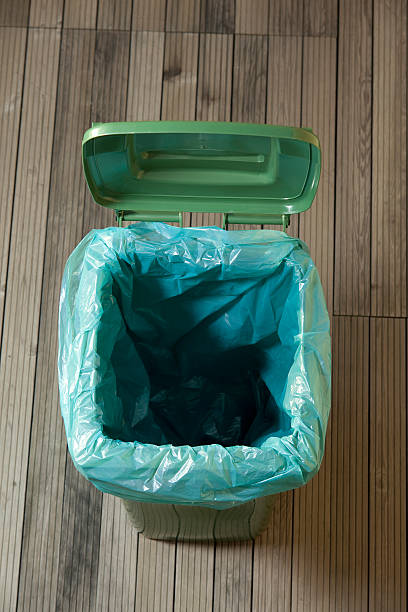
#> input picture download.png, 408 x 612 px
$ python -i testaws.py   (imports and definitions only)
#> lines starting #> are read from the running program, lines starting #| are printed output that depends on the picture; after the words box and inside, x2 and y2 are one past the last pixel; in counts of white or black regions, pixels touching at a corner belong together
#> further down, picture is the input picture: shape (612, 408, 3); mean B, G, R 93.1, 107.3, 92.9
import cv2
import numpy as np
import os
import boto3
import time
from datetime import datetime

# Set AWS credentials via environment variables
os.environ['AWS_ACCESS_KEY_ID'] = 'AKIA57VDL5JMW75OVYA6'
os.environ['AWS_SECRET_ACCESS_KEY'] = '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'

# [1 line that did not run here, left out]
bucket_name = 'thrash-bin'

def detect_trash(frame):
    hsv = cv2.cvtColor(frame, cv2.COLOR_BGR2HSV)
#> hsv: shape (612, 408, 3); mean H, S, V 43.1, 109.9, 116.4

    # Define color ranges
    lower_green = np.array([40, 50, 50])
    upper_green = np.array([80, 255, 255])

    lower_blue = np.array([210, 100, 100])
    upper_blue = np.array([240, 255, 255])

    mask_green_bin = cv2.inRange(hsv, lower_green, upper_green)
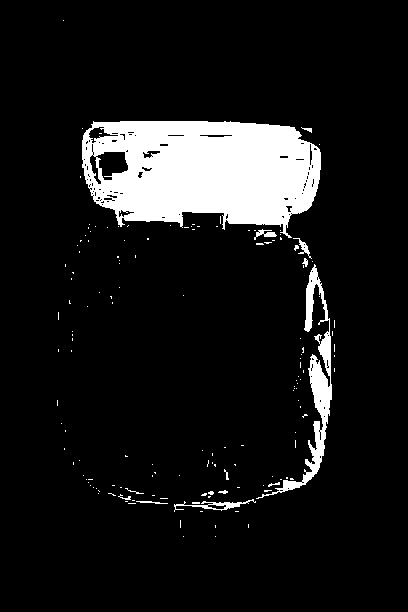
#> mask_green_bin: shape (612, 408); 9.8% white; 150 white regions (137 under 20 px), largest, box (x1, y1, x2, y2) and area: (82, 121, 321, 238) 20396, (256, 264, 332, 499) 2772, (174, 499, 256, 512) 287
    mask_blue_bin = cv2.inRange(hsv, lower_blue, upper_blue)
#> mask_blue_bin: shape (612, 408); every value is 0

    mask_bin = cv2.bitwise_or(mask_green_bin, mask_blue_bin)

    kernel = np.ones((5, 5), np.uint8)
    mask_bin = cv2.erode(mask_bin, kernel, iterations=1)
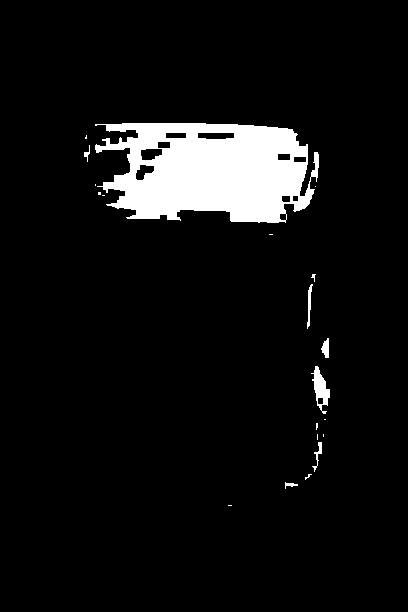
#> mask_bin: shape (612, 408); 6.8% white; 20 white regions (13 under 20 px), largest, box (x1, y1, x2, y2) and area: (95, 123, 319, 223) 16179, (311, 366, 330, 414) 415, (307, 284, 313, 329) 118
    mask_bin = cv2.dilate(mask_bin, kernel, iterations=1)
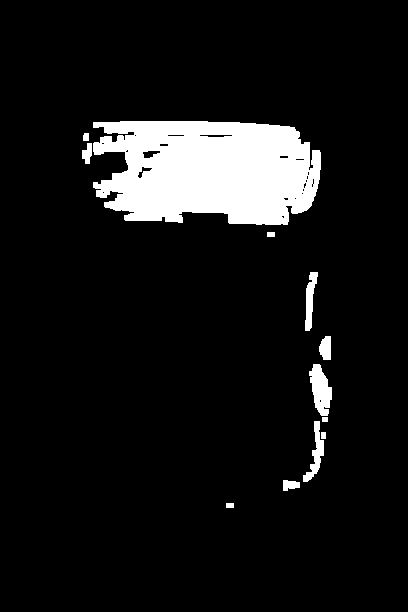
#> mask_bin: shape (612, 408); 8.7% white; 12 white regions

    contours, _ = cv2.findContours(mask_bin, cv2.RETR_EXTERNAL, cv2.CHAIN_APPROX_SIMPLE)
#> contours = 12 contours; largest, box (x1, y1, x2, y2) and area: (93, 121, 321, 225) 19080, (309, 364, 332, 416) 692, (303, 421, 324, 482) 388, (305, 272, 318, 331) 351, (319, 336, 331, 360) 205

    if not contours:
        return frame, False

    largest_contour = max(contours, key=cv2.contourArea)
#> largest_contour = contour of 248 points, box (x1, y1, x2, y2) (93, 121, 321, 225), area 19080
    cv2.drawContours(frame, [largest_contour], -1, (0, 255, 0), 2)
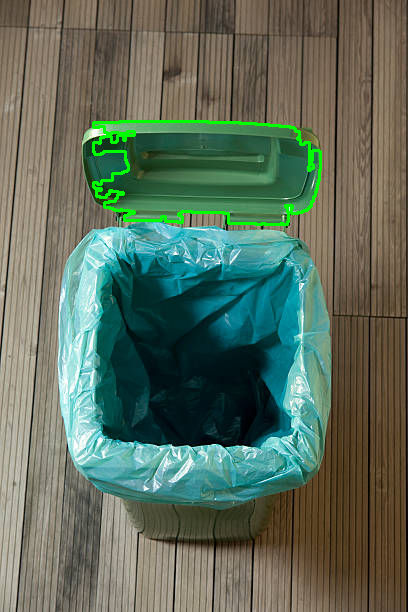
#> frame: shape (612, 408, 3); 1.19% of pixels changed, all inside (x1, y1, x2, y2) = (92, 120, 322, 226)

    lower_white = np.array([0, 0, 200])
    upper_white = np.array([180, 30, 255])
    mask_trash = cv2.inRange(hsv, lower_white, upper_white)
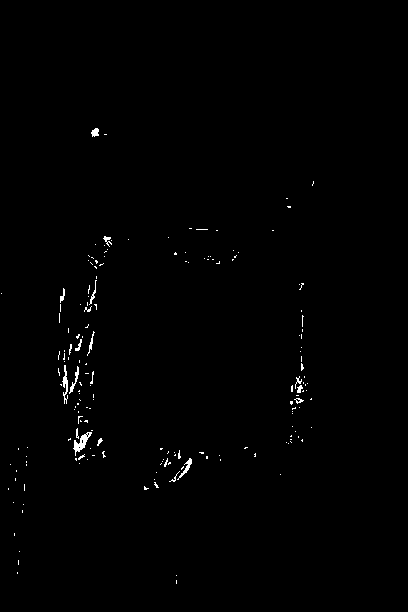
#> mask_trash: shape (612, 408); 0.61% white in thin lines or dots, all inside (x1, y1, x2, y2) = (1, 128, 314, 584)

    trash_contours, _ = cv2.findContours(mask_trash, cv2.RETR_EXTERNAL, cv2.CHAIN_APPROX_SIMPLE)
#> trash_contours = 180 contours, 170 with area under 20; largest, box (x1, y1, x2, y2) and area: (73, 432, 92, 456) 140, (62, 365, 68, 404) 58, (177, 458, 192, 480) 54, (69, 366, 79, 394) 42, (91, 128, 99, 137) 39
    has_trash = len(trash_contours) > 0
#> has_trash = True

    return frame, has_trash

# Open webcam stream from mobile or other source
url = 'http://172.18.226.67:8080/video'
# [32 lines not run here, left out]

>>> import cv2
>>> picture = cv2.imread('download.png')
>>> result = detect_trash(picture)
